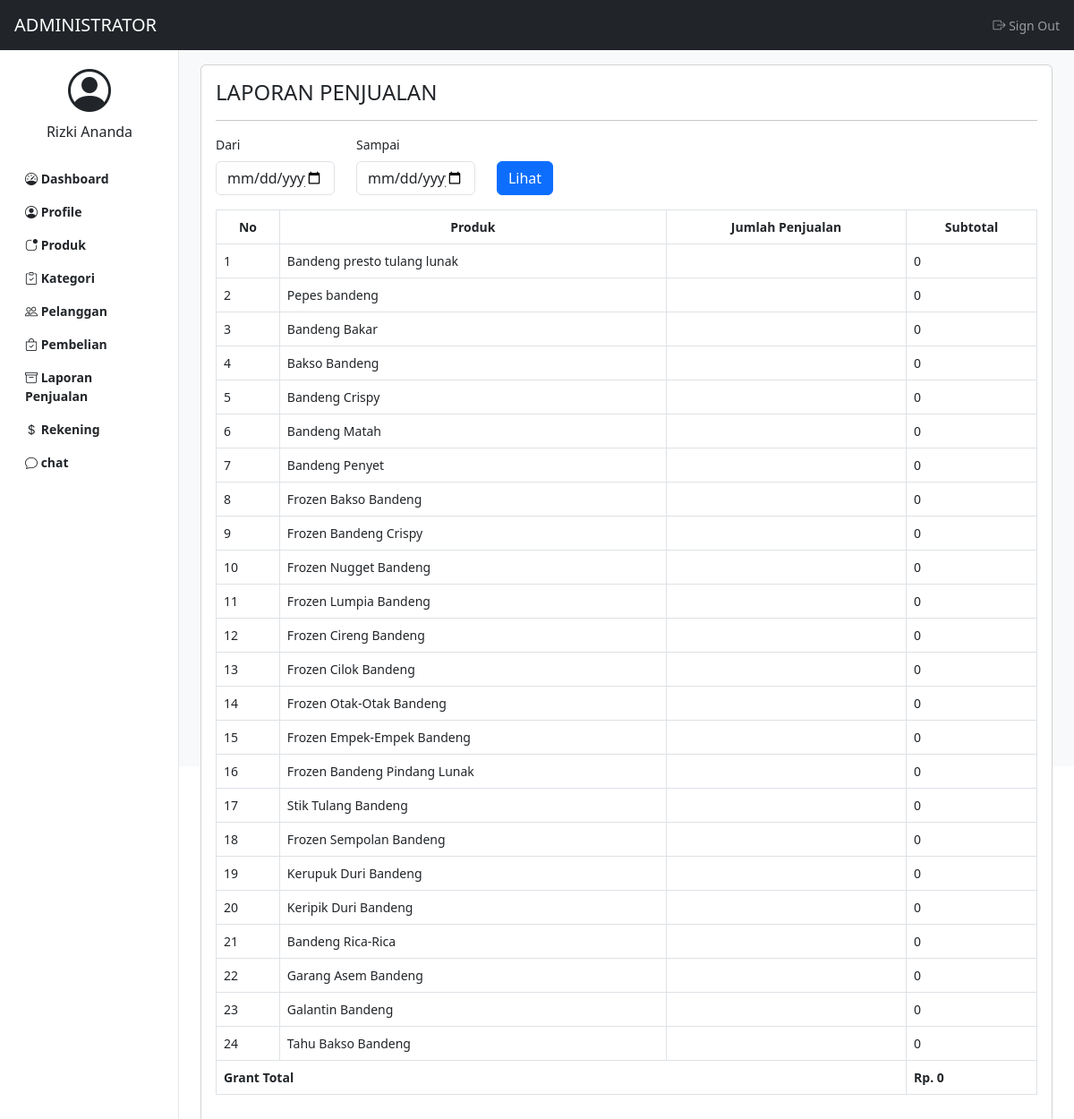
Screenshot of /admin/laporan_penjualan.php (signed in) with the database file from the repository.
### tables this page shows
CREATE TABLE `produk` (
  `id_produk` int(11) NOT NULL,
  `id_kategori` int(11) NOT NULL,
  `nama_produk` varchar(100) NOT NULL,
  `harga_produk` int(11) NOT NULL,
  `deskripsi_produk` text NOT NULL,
  `stok_produk` int(11) NOT NULL,
  `berat_produk` int(11) NOT NULL,
  `foto_produk` varchar(255) NOT NULL
);

### admin/laporan_penjualan.php (the view)
<?php
include "header.php";
if (isset($_POST["dari_tanggal"]) AND isset($_POST["sampai_tanggal"]))
{
	$mulai = $_POST["dari_tanggal"];
	$selesai = $_POST["sampai_tanggal"];
}
else
{
	$mulai = "";
	$selesai = "";
}
$ambil_produk = $koneksi -> query("SELECT * FROM produk");
$produk = array();
while($data_detail = $ambil_produk->fetch_assoc())
{
	$produk[] = $data_detail;
}
?>
<h4>LAPORAN PENJUALAN</h4>
<hr>
<form method="post">
	<div class="row">
		<div class="col-2">
			<label class="form-label">Dari</label>
			<input type="date" name="dari_tanggal" class="form-control" value="<?php echo $mulai ?>">
		</div>
		<div class="col-2">
			<label class="form-label">Sampai</label>
			<input type="date" name="sampai_tanggal" class="form-control" value="<?php echo $selesai ?>">
		</div>
		<div class="col-1 mt-2">
			<br>
			<button class="btn btn-primary" name="lihat">Lihat</button>
		</div>
	</div>
</form>
<div class="mt-3">
	<div class="table-responsive">
		<table id="thetable" class="table table-bordered table-hover">
			<thead class="text-center">
				<tr>
					<th>No</th>
					<th>Produk</th>
					<th>Jumlah Penjualan</th>
					<th>Subtotal</th>
				</tr>
			</thead>
			<tbody>
				<?php $grandtotal = 0; ?>
				<?php foreach ($produk as $key => $value): ?>
					<?php
					$id_produk = $value['id_produk'];
					$detail = $koneksi->query("SELECT SUM(pembelian_produk.jumlah_beli) as jml, SUM(harga_beli) as total FROM pembelian_produk LEFT JOIN pembelian ON pembelian.id_pembelian = pembelian_produk.id_pembelian WHERE id_produk='$id_produk' AND tanggal_pembelian BETWEEN DATE('$mulai') AND DATE('$selesai')")->fetch_assoc();
					$grandtotal+=$detail['total'];
					?>
					<tr>
						<td><?php echo $key+1; ?></td>
						<td><?php echo $value["nama_produk"]; ?></td>
						<td><?php echo $detail['jml']; ?></td>
						<td><?php echo number_format($detail['total']); ?></td>
					</tr>
				<?php endforeach ?>
			</tbody>
			<tfoot>
				<tr>
					<th colspan="3">Grant Total</th>
					<th>Rp. <?php echo number_format($grandtotal); ?></th>
				</tr>
			</tfoot>
		</table>
	</div>
</div>

### admin/header.php (shortened to what this page needs)
<?php
include "../koneksi.php";
$id_admin = $_SESSION["admin"] ["id_admin"];
$ambil_admin = $koneksi -> query("SELECT * FROM admin WHERE id_admin = '$id_admin'");
$admin = $ambil_admin -> fetch_assoc();
?>
<!DOCTYPE html>
<html>
<head>
	<link rel="stylesheet" type="text/css" href="../assets/css/bootstrap.css">
	<link rel="stylesheet" type="text/css" href="https://cdn.jsdelivr.net/npm/bootstrap-icons@1.5.0/font/bootstrap-icons.css">
	<link rel="stylesheet" type="text/css" href="../assets/css/dashboard.css">
	<link rel="stylesheet" type="text/css" href="../assets/css/dataTables.bootstrap5.min.css">
</head>
<body>
	<header class="navbar navbar-dark bg-dark sticky-top">
		<a class="navbar-brand px-3" href="index.php">ADMINISTRATOR</a>
		<div class="navbar-nav">
			<div class="nav-item">
				<a class="nav-link px-3" href="logout.php" onclick="return confirm('Apakah anda yakin ingin keluar?')">
					<i class="bi bi-box-arrow-right"></i>
					Sign Out
				</a>
			</div>
		</div>
	</header>
	<div class="container-fluid">
		<div class="row">
			<nav id="sidebar" class="col-md-3 col-lg-2 bg-white position-fixed start-0 top-0 bottom-0 py-5 collapse d-md-block sidebar">
				<a href="profil_admin.php" class="text-decoration-none">
					<div class="container text-center pt-4">
						<span class="bi bi-person-circle display-5 text-dark"></span>
						<h6 class="pt-2 text-dark"><?php echo $admin["nama_admin"]; ?></h6>
					</div>
				</a>
				<div class="pt-3">
					<ul class="nav flex-column">
						<li class="nav-item">
							<a href="index.php" class="nav-link text-dark fw-bold"><span class="bi bi-speedometer"></span> Dashboard</a>
						</li>
						<li class="nav-item">
							<a href="profil_admin.php" class="nav-link text-dark fw-bold"><span class="bi bi-person-circle"></span> Profile</a>
						</li>
						<li class="nav-item">
							<a href="produk.php" class="nav-link text-dark fw-bold"><span class="bi bi-app-indicator"></span> Produk</a>
						</li>
						<li class="nav-item">
							<a href="kategori.php" class="nav-link text-dark fw-bold"><span class="bi bi-clipboard-check"></span> Kategori</a>
						</li>
						<li class="nav-item">
							<a href="pelanggan.php" class="nav-link text-dark fw-bold"><span class="bi bi-people"></span> Pelanggan</a>
						</li>
						<li class="nav-item">
							<a href="pembelian.php" class="nav-link text-dark fw-bold"><span class="bi bi-bag-check"></span> Pembelian</a>
						</li>
						<li class="nav-item">
							<a href="laporan_penjualan.php" class="nav-link text-dark fw-bold"><span class="bi bi-archive"></span> Laporan Penjualan</a>
						</li>
						<li class="nav-item">
							<a href="rekening.php" class="nav-link text-dark fw-bold"><span class="bi bi-currency-dollar"></span> Rekening</a>
						</li>
						<li class="nav-item">
							<a href="Chat.php" class="nav-link text-dark fw-bold"><span class="bi bi-chat"></span> chat</a>
						</li>
					</ul>
				</div>
			</nav>
		</div>
	</div>
	<main class="col-lg-10 col-md-9 ms-sm-auto px-sm-4 py-3 vh-100 bg-light">
		<div class="card">
			<div class="card-body">

### assets/css/dashboard.css (style rules this page uses)
body { font-size: 0.875rem; }
.sidebar { z-index: 100; box-shadow: inset -1px 0 0 0 rgba(0, 0, 0, 0.1); }

### rows the page displays
produk: nama_produk "Bandeng presto tulang lunak", total "0"
produk: nama_produk "Pepes bandeng", total "0"
produk: nama_produk "Bandeng Bakar", total "0"
produk: nama_produk "Bakso Bandeng", total "0"
produk: nama_produk "Bandeng Crispy", total "0"
produk: nama_produk "Bandeng Matah", total "0"
produk: nama_produk "Bandeng Penyet", total "0"
produk: nama_produk "Frozen Bakso Bandeng", total "0"
produk: nama_produk "Frozen Bandeng Crispy", total "0"
produk: nama_produk "Frozen Nugget Bandeng", total "0"
produk: nama_produk "Frozen Lumpia Bandeng", total "0"
produk: nama_produk "Frozen Cireng Bandeng", total "0"
produk: nama_produk "Frozen Cilok Bandeng", total "0"
produk: nama_produk "Frozen Otak-Otak Bandeng", total "0"
produk: nama_produk "Frozen Empek-Empek Bandeng", total "0"
produk: nama_produk "Frozen Bandeng Pindang Lunak", total "0"
produk: nama_produk "Stik Tulang Bandeng", total "0"
produk: nama_produk "Frozen Sempolan Bandeng", total "0"
produk: nama_produk "Kerupuk Duri Bandeng", total "0"
produk: nama_produk "Keripik Duri Bandeng", total "0"
produk: nama_produk "Bandeng Rica-Rica", total "0"
produk: nama_produk "Garang Asem Bandeng", total "0"
produk: nama_produk "Galantin Bandeng", total "0"
produk: nama_produk "Tahu Bakso Bandeng", total "0"

### other values shown
$admin["nama_admin"] "Rizki Ananda"
$grandtotal "0"
